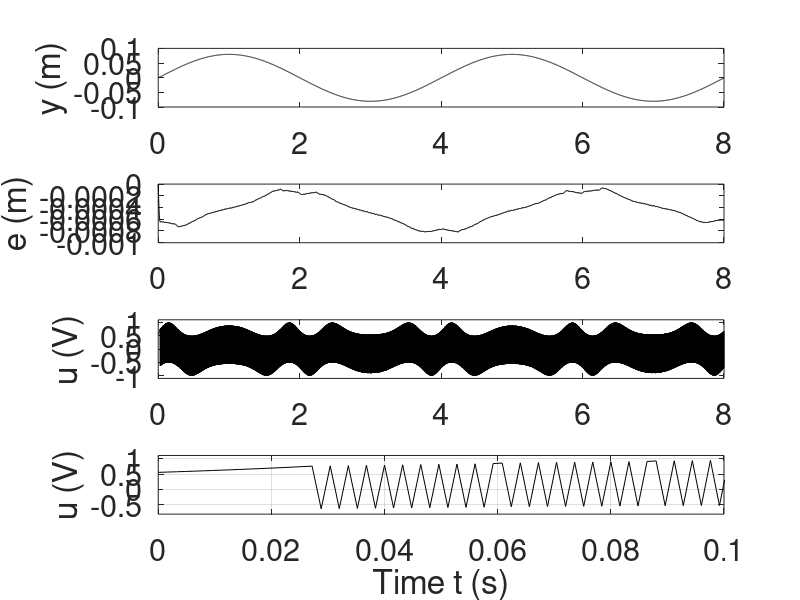

MATLAB code to generate this figure:
x(1)=0;
t(1)=0;
y(1)=0.08;
n=5000;
tmax=8.;
dt=tmax/n;
Q=1;
R=1;
gamma=1;
e(1)=x(1)-0.08*sin(pi/2*t(1));
u(1)=0;

for i=1:n-1,
    
f2(i)=-6.5*(y(i)-0.08*pi/2*cos(0.5*pi*t(i)))-(0.56+1.85*abs(y(i)-0.08*pi/2*cos(0.5*pi*t(i))))*sign(y(i)-0.08*pi/2*cos(0.5*pi*t(i)))-0.56*sin(28.09*pi*(x(i)));
    
g2(i)=1.5;
    
if y(i)-0.08*pi/2*cos(0.5*pi*t(i))>0 | y(i)-0.08*pi/2*cos(0.5*pi*t(i))==0
u(i)=-1/g2(i)*(f2(i)+sqrt(f2(i)^2+Q*g2(i)^2/R));
elseif y(i)-0.08*pi/2*cos(0.5*pi*t(i))<0
u(i)=-1/g2(i)*(f2(i)-sqrt(f2(i)^2+Q*g2(i)^2/R));
end
 
t(i+1)=t(i)+dt;
 
x(i+1)=x(i)+dt*y(i);
    
if (y(i)-0.08*pi/2*cos(0.5*pi*t(i)))>0 | (y(i)-0.08*pi/2*cos(0.5*pi*t(i)))==0
y(i+1)=y(i)-dt*((gamma*sqrt(f2(i)^2+Q*g2(i)^2/R))+randn(1)*1e-6);
elseif (y(i)-0.08*pi/2*cos(0.5*pi*t(i)))<0
y(i+1)=y(i)+dt*((gamma*sqrt(f2(i)^2+Q*g2(i)^2/R))+randn(1)*1e-6); 
end

e(i+1)=x(i+1)-0.08*sin(pi/2*t(i+1));

end
 
f2(n)=-6.5*(y(n)-0.08*pi/2*cos(0.5*pi*t(n)))-(0.56+1.85*abs(y(n)-0.08*pi/2*cos(0.5*pi*t(n))))*sign(y(n)-0.08*pi/2*cos(0.5*pi*t(n)))-0.56*sin(28.09*pi*(x(n)));
    
g2(n)=1.5;
   
if (y(n)-0.08*pi/2*cos(0.5*pi*t(n)))>0 | (y(n)-0.08*pi/2*cos(0.5*pi*t(n)))==0
u(n)=-1/g2(n)*(f2(n)+sqrt(f2(n)^2+Q*g2(n)^2/R));
elseif (y(n)-0.08*pi/2*cos(0.5*pi*t(n)))<0
u(n)=-1/g2(n)*(f2(n)-sqrt(f2(n)^2+Q*g2(n)^2/R));
end

subplot(4,1,1),plot(t,x,'k-')
axis([0 8 -0.1 0.1])

ylabel('y (m)')
set(gca,'FontSize',22)

hold on;

subplot(4,1,2),plot(t,e,'k-')

axis([0 8 -1e-3 -0e-3])
ylabel('e (m)')
set(gca,'FontSize',22)

hold on;

subplot(4,1,3),plot(t,u,'k-')

axis([0 8 -1.1 1.1])
ylabel('u (V)')
set(gca,'FontSize',22)

hold on;

subplot(4,1,4),plot(t,u,'k-')
axis([0 0.1 -0.8 1.1])
ylabel('u (V)')

xlabel('Time t (s)')
set(gca,'FontSize',22)

grid
exportgraphics(gcf, '/Users/Apple/work/tracking-control-network/research-vault/Research Journal/Paper/figures/images/piezo_combined_output.png', 'Resolution', 300);
clear all;
